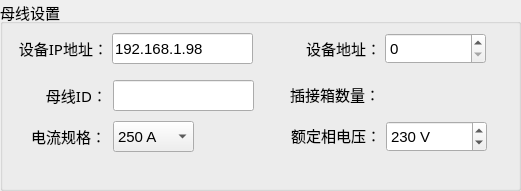
  <widget class="QGroupBox" name="groupBox_2">
   <property name="geometry">
    <rect>
     <x>0</x>
     <y>210</y>
     <width>521</width>
     <height>191</height>
    </rect>
   </property>
   <property name="font">
    <font>
     <pointsize>11</pointsize>
    </font>
   </property>
   <property name="title">
    <string>母线设置</string>
   </property>
   <widget class="QLabel" name="label_23">
    <property name="geometry">
     <rect>
      <x>261</x>
      <y>33</y>
      <width>120</width>
      <height>31</height>
     </rect>
    </property>
    <property name="minimumSize">
     <size>
      <width>120</width>
      <height>0</height>
     </size>
    </property>
    <property name="maximumSize">
     <size>
      <width>120</width>
      <height>16777215</height>
     </size>
    </property>
    <property name="font">
     <font>
      <family>微软雅黑</family>
      <pointsize>11</pointsize>
     </font>
    </property>
    <property name="text">
     <string>设备地址：</string>
    </property>
    <property name="alignment">
     <set>Qt::AlignRight|Qt::AlignTrailing|Qt::AlignVCenter</set>
    </property>
   </widget>
   <widget class="QLabel" name="label_22">
    <property name="geometry">
     <rect>
      <x>-12</x>
      <y>38</y>
      <width>120</width>
      <height>21</height>
     </rect>
    </property>
    <property name="minimumSize">
     <size>
      <width>120</width>
      <height>0</height>
     </size>
    </property>
    <property name="maximumSize">
     <size>
      <width>120</width>
      <height>16777215</height>
     </size>
    </property>
    <property name="font">
     <font>
      <family>微软雅黑</family>
      <pointsize>11</pointsize>
     </font>
    </property>
    <property name="text">
     <string>设备IP地址：</string>
    </property>
    <property name="alignment">
     <set>Qt::AlignRight|Qt::AlignTrailing|Qt::AlignVCenter</set>
    </property>
   </widget>
   <widget class="QLineEdit" name="devIp">
    <property name="geometry">
     <rect>
      <x>112</x>
      <y>33</y>
      <width>141</width>
      <height>31</height>
     </rect>
    </property>
    <property name="font">
     <font>
      <pointsize>11</pointsize>
     </font>
    </property>
    <property name="text">
     <string>192.168.1.98</string>
    </property>
   </widget>
   <widget class="QSpinBox" name="addr">
    <property name="geometry">
     <rect>
      <x>385</x>
      <y>33</y>
      <width>101</width>
      <height>31</height>
     </rect>
    </property>
    <property name="font">
     <font>
      <pointsize>11</pointsize>
     </font>
    </property>
    <property name="maximum">
     <number>9</number>
    </property>
   </widget>
   <widget class="QLabel" name="label_24">
    <property name="geometry">
     <rect>
      <x>-13</x>
      <y>85</y>
      <width>120</width>
      <height>21</height>
     </rect>
    </property>
    <property name="minimumSize">
     <size>
      <width>120</width>
      <height>0</height>
     </size>
    </property>
    <property name="maximumSize">
     <size>
      <width>120</width>
      <height>16777215</height>
     </size>
    </property>
    <property name="font">
     <font>
      <family>微软雅黑</family>
      <pointsize>11</pointsize>
     </font>
    </property>
    <property name="text">
     <string>母线ID：</string>
    </property>
    <property name="alignment">
     <set>Qt::AlignRight|Qt::AlignTrailing|Qt::AlignVCenter</set>
    </property>
   </widget>
   <widget class="QLineEdit" name="busId">
    <property name="geometry">
     <rect>
      <x>113</x>
      <y>80</y>
      <width>141</width>
      <height>31</height>
     </rect>
    </property>
    <property name="font">
     <font>
      <pointsize>11</pointsize>
     </font>
    </property>
    <property name="text">
     <string/>
    </property>
   </widget>
   <widget class="QLabel" name="label_25">
    <property name="geometry">
     <rect>
      <x>260</x>
      <y>84</y>
      <width>120</width>
      <height>21</height>
     </rect>
    </property>
    <property name="minimumSize">
     <size>
      <width>120</width>
      <height>0</height>
     </size>
    </property>
    <property name="maximumSize">
     <size>
      <width>120</width>
      <height>16777215</height>
     </size>
    </property>
    <property name="font">
     <font>
      <family>微软雅黑</family>
      <pointsize>11</pointsize>
     </font>
    </property>
    <property name="text">
     <string>插接箱数量：</string>
    </property>
    <property name="alignment">
     <set>Qt::AlignRight|Qt::AlignTrailing|Qt::AlignVCenter</set>
    </property>
   </widget>
   <widget class="QLabel" name="label_20">
    <property name="geometry">
     <rect>
      <x>15</x>
      <y>126</y>
      <width>91</width>
      <height>20</height>
     </rect>
    </property>
    <property name="minimumSize">
     <size>
      <width>0</width>
      <height>0</height>
     </size>
    </property>
    <property name="maximumSize">
     <size>
      <width>120</width>
      <height>16777215</height>
     </size>
    </property>
    <property name="font">
     <font>
      <family>微软雅黑</family>
      <pointsize>11</pointsize>
     </font>
    </property>
    <property name="text">
     <string>电流规格：</string>
    </property>
    <property name="alignment">
     <set>Qt::AlignRight|Qt::AlignTrailing|Qt::AlignVCenter</set>
    </property>
   </widget>
   <widget class="QComboBox" name="comboBox">
    <property name="geometry">
     <rect>
      <x>113</x>
      <y>121</y>
      <width>81</width>
      <height>31</height>
     </rect>
    </property>
    <item>
     <property name="text">
      <string>250 A</string>
     </property>
    </item>
    <item>
     <property name="text">
      <string>400 A</string>
     </property>
    </item>
    <item>
     <property name="text">
      <string>650 A</string>
     </property>
    </item>
    <item>
     <property name="text">
      <string>800 A</string>
     </property>
    </item>
   </widget>
   <widget class="QSpinBox" name="phaseV">
    <property name="geometry">
     <rect>
      <x>386</x>
      <y>121</y>
      <width>101</width>
      <height>31</height>
     </rect>
    </property>
    <property name="font">
     <font>
      <pointsize>11</pointsize>
     </font>
    </property>
    <property name="buttonSymbols">
     <enum>QAbstractSpinBox::UpDownArrows</enum>
    </property>
    <property name="suffix">
     <string> V</string>
    </property>
    <property name="minimum">
     <number>220</number>
    </property>
    <property name="maximum">
     <number>240</number>
    </property>
    <property name="value">
     <number>230</number>
    </property>
   </widget>
   <widget class="QLabel" name="label_26">
    <property name="geometry">
     <rect>
      <x>261</x>
      <y>120</y>
      <width>120</width>
      <height>31</height>
     </rect>
    </property>
    <property name="minimumSize">
     <size>
      <width>120</width>
      <height>0</height>
     </size>
    </property>
    <property name="maximumSize">
     <size>
      <width>120</width>
      <height>16777215</height>
     </size>
    </property>
    <property name="font">
     <font>
      <family>微软雅黑</family>
      <pointsize>11</pointsize>
     </font>
    </property>
    <property name="text">
     <string>额定相电压：</string>
    </property>
    <property name="alignment">
     <set>Qt::AlignRight|Qt::AlignTrailing|Qt::AlignVCenter</set>
    </property>
   </widget>
  </widget>
